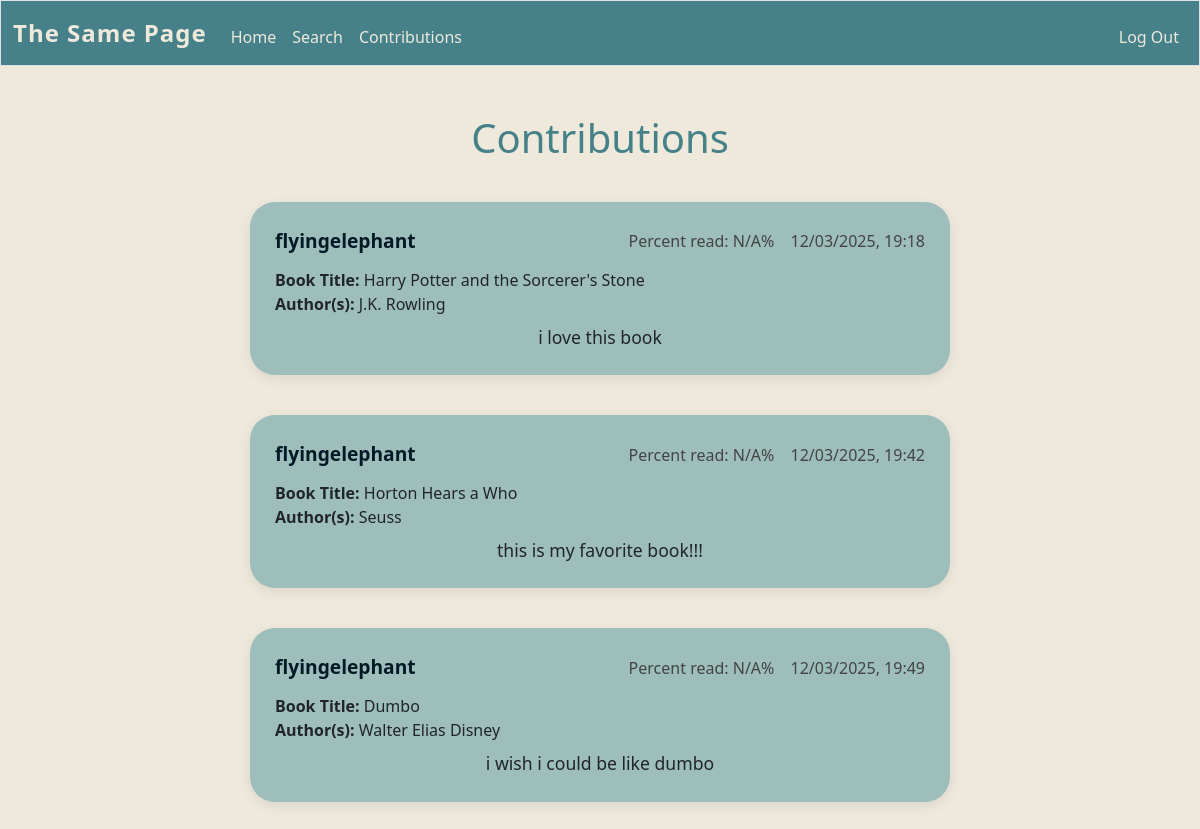
/contributions (signed in), run on the app's committed database.
### tables this page shows
CREATE TABLE forums (username TEXT NOT NULL, comment TEXT NOT NULL, parent_id INTEGER, time DATETIME, forum_id INTEGER, percentage TEXT, FOREIGN KEY (forum_id) REFERENCES chapters(forum_id));

CREATE TABLE chapters (title TEXT NOT NULL, author TEXT NOT NULL, forum_id INTEGER PRIMARY KEY AUTOINCREMENT NOT NULL, thumbnail TEXT, pageCount INTEGER);

### app.py (the view)
@app.route('/contributions', methods=['GET'])
def contributions():
    user_id = session["user_id"]
    username = executeSQL("SELECT username FROM users WHERE id = ?", (user_id,), False)[0][0]
    user_comments = executeSQL("SELECT * FROM forums WHERE username = ?", (username,), False)
    comments_info = []
    for comment in user_comments:
        book_id = comment[4]
        book_info = executeSQL("SELECT * FROM chapters WHERE forum_id = ?", (book_id,), False)
        if book_info:
            title = book_info[0][0]
            author = book_info[0][1]
        else:
            title = None
            author = None
        comments_info.append({"username":comment[0], "comment":comment[1], "date":comment[3], "percent":comment[5] ,"title":title, "author":author})
    return render_template("contributions.html", comments_info = comments_info)

### app.py (called while the page is built)
def executeSQL(command, args, needCommit):
    connection = sqlite3.connect('info.db')
    db = connection.cursor()
    db.execute(command, args)
    val = db.fetchall()
    if needCommit:
        connection.commit()
    connection.close()
    return val

@app.after_request
def after_request(response):
    response.headers["Cache-Control"] = "no-cache, no-store, must-revalidate"
    response.headers["Expires"] = 0
    response.headers["Pragma"] = "no-cache"
    return response

### templates/contributions.html (shortened to what this page needs)
{% extends "layout.html" %}
{% block main %}
    <h1>Contributions</h1>
    {% for comment in comments_info %}
    <div class = comment-box>
        <div class = comment-header>
            <div class="comment-username">
                {{comment['username']}}
            </div>
            <div class="comment-right">
                <span class="comment-percent">Percent read: {{comment['percent']}}%</span>
                <span class="comment-date">{{comment['date']}}</span>
            </div>
        </div>
        <div class = "comment-book">
            <div>
                <b>Book Title:</b> {{comment['title']}}
            </div>
            <div>
                <b>Author(s):</b> {{comment['author']}}
            </div>
        </div>
        <div class = "comment-text">
            {{comment['comment']}}
        </div>
    </div>
    {% endfor %}
{% endblock %}

### templates/layout.html (shortened to what this page needs)
<!DOCTYPE html>
<html lang="en">
    <head>
        <link href="https://cdn.jsdelivr.net/npm/bootstrap@5.3.8/dist/css/bootstrap.min.css" rel="stylesheet">
        <link href="/static/styles.css" rel="stylesheet">
        <link rel="stylesheet" href="https://cdnjs.cloudflare.com/ajax/libs/font-awesome/6.5.1/css/all.min.css">
    </head>
    <body>
        <nav class="border navbar navbar-expand-md navbar-light">
            <div class="container-fluid">
                <a class="navbar-brand" href="/"><span>The Same Page</span></a>
                <div class="collapse navbar-collapse" id="navbar">
                    {% if session["user_id"] %}
                        <ul class="navbar-nav me-auto mt-2">
                            <li class="nav-item"><a class="nav-link" href="/">Home</a></li>
                            <li class="nav-item"><a class="nav-link" href="/search">Search</a></li>
                            <li class="nav-item"><a class="nav-link" href="/contributions">Contributions</a></li>
                        </ul>
                        <ul class="navbar-nav ms-auto mt-2">
                            <li class="nav-item"><a class="nav-link" href="/logout">Log Out</a></li>
                        </ul>
                    {% else %}
                        <ul class="navbar-nav ms-auto mt-2">
                            <li class="nav-item"><a class="nav-link" href="/register">Register</a></li>
                            <li class="nav-item"><a class="nav-link" href="/login">Log In</a></li>
                        </ul>
                    {% endif %}
                </div>
            </div>
        </nav>
        <main class="container-fluid py-5 text-center">
            {% block main %}{% endblock %}
        </main>
    </body>
</html>

### static/styles.css (style rules this page uses)
:root { --dark: #031926; --dark-teal: #468189; --medium-teal: #77ACA2; --light-teal: #9DBEBB; --lightest-teal: #c0d8d6; --cream: #F4E9CD; --light-cream: #eee9db; --dark-cream: #e3dac3; --spacing-unit: 16px; }
nav.navbar { background-color: var(--dark-teal); border-bottom: 3px solid var(--dark); padding-top: 0.5rem; padding-bottom: 0.5rem; border-color: var(--dark); }
.navbar-brand span { color: var(--light-cream); background-color: var(--dark-teal); font-weight: 600; font-size: 1.5rem; letter-spacing: 1px; }
.navbar-nav .nav-link { color: var(--light-cream); font-weight: 500; padding-left: 1rem; padding-right: 1rem; transition: color 0.3s ease, background-color 0.3s ease; }
.navbar-collapse { background-color: var(--dark-teal); }
h1 { color: var(--dark-teal); }
body { background-color: var(--light-cream); }
.comment-box { background: var(--light-teal); padding: 25px; border-radius: 25px; box-shadow: 0 4px 14px rgba(0,0,0,0.08); margin: 40px auto; max-width: 700px; }
.comment-header { display: flex; justify-content: space-between; align-items: center; margin-bottom: 12px; font-weight: 600; }
.comment-right { text-align: right; white-space: nowrap; font-weight: 400; color: #444; }
.comment-percent, .comment-date { display: inline-block; margin-left: 12px; }
.comment-text { text-align: center; font-size: 1.1rem; margin-top: 8px; }
.comment-username { font-size: 1.2rem; font-weight: 700; color: var(--dark); }
.comment-book { text-align: left; }

### data on the page
forums: username "flyingelephant", percent "N/A", date "12/03/2025, 19:18", comment "i love this book"
chapters: title "Harry Potter and the Sorcerer's Stone", author "J.K. Rowling"
forums: username "flyingelephant", percent "N/A", date "12/03/2025, 19:42", comment "this is my favorite book!!!"
chapters: title "Horton Hears a Who", author "Seuss"
forums: username "flyingelephant", percent "N/A", date "12/03/2025, 19:49", comment "i wish i could be like dumbo"
chapters: title "Dumbo", author "Walter Elias Disney"
